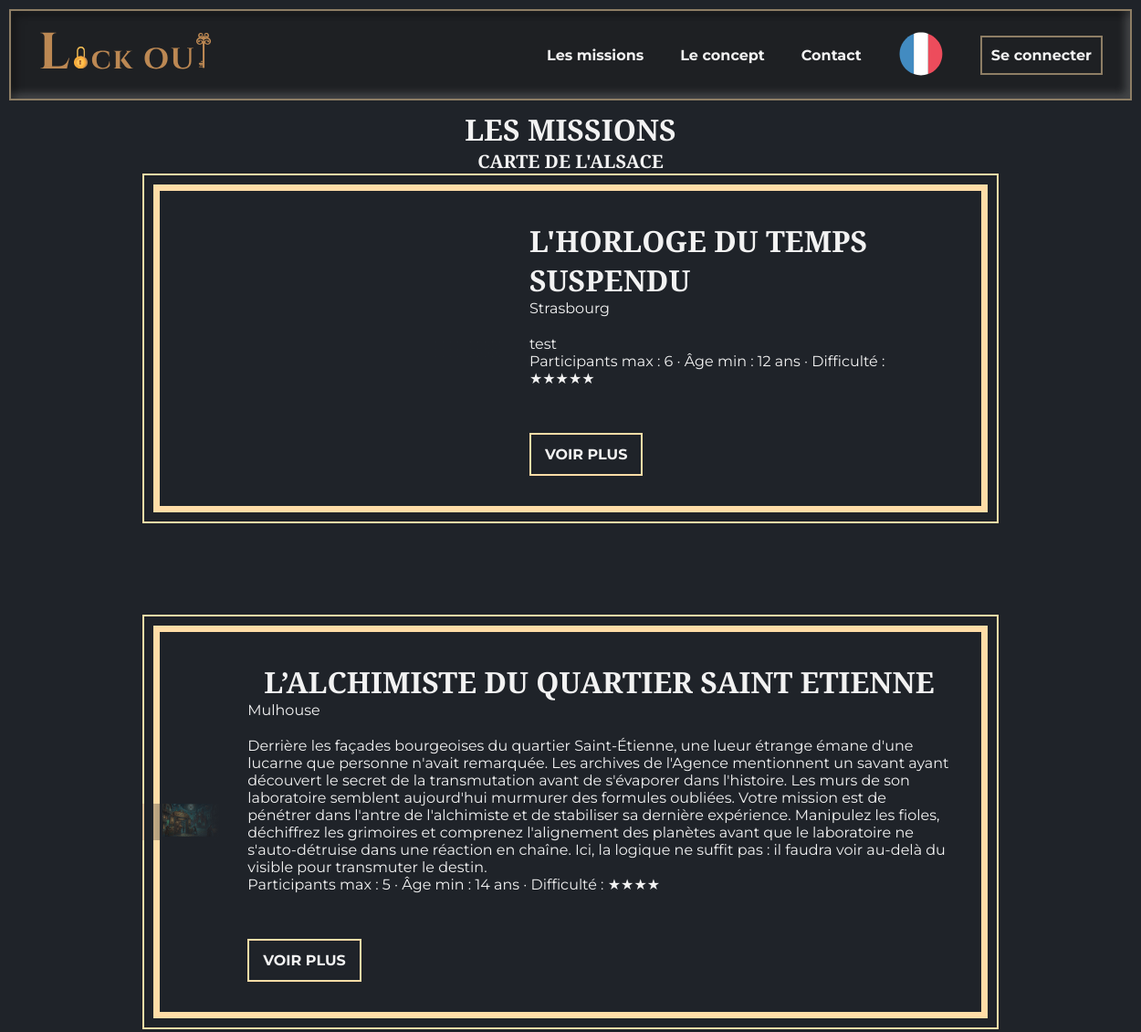
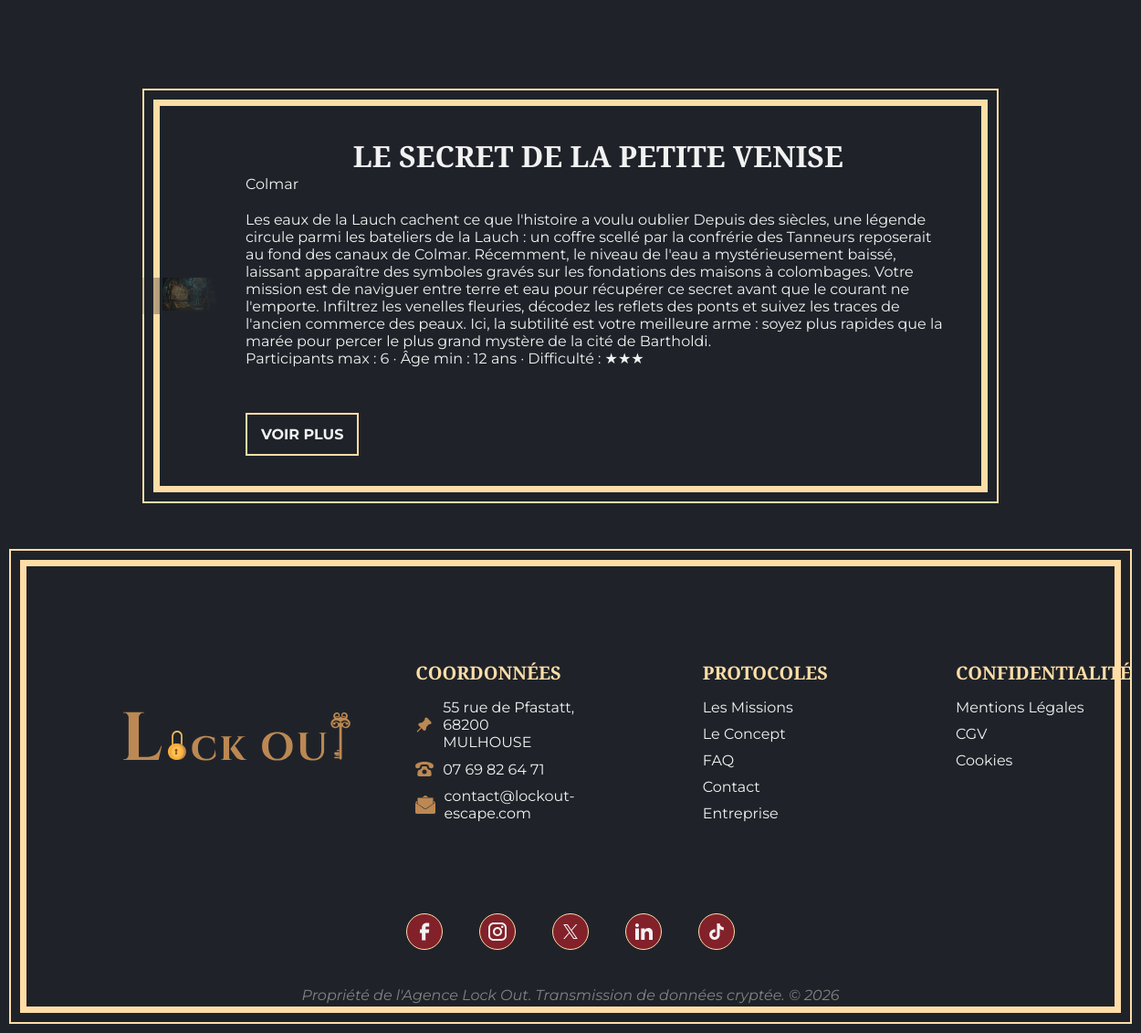
Screenshot of /index.php?action=escapes with the database file from the repository (2 pictures, top to bottom).
### tables this page shows
CREATE TABLE `escape_game` (
  `id_escape` int(11) NOT NULL,
  `nom` varchar(100) NOT NULL,
  `description` text NOT NULL,
  `longitude` decimal(10,7) NOT NULL,
  `latitude` decimal(10,7) NOT NULL,
  `nb_participants_max` int(5) NOT NULL,
  `age_minimum` int(2) NOT NULL,
  `ville` varchar(100) NOT NULL,
  `tags` varchar(500) NOT NULL,
  `difficultés` int(1) NOT NULL
);

### vue/vue.class.php (called while the page is built, shortened)
<?php
class Vue {
    private $fichierVue;
    public function __construct($action) {
        $this->fichierVue = "vue/vue" . $action . ".php";
    }
    public function afficher($data) {
        require $this->fichierVue;
        require "gabarit.php";
    }
}

### controleur/CtlEscape.class.php (called while the page is built, shortened)
<?php
require_once "modele/escape.class.php";
require_once "vue/vue.class.php";
class CtlEscape {
    private $escape;
    public function __construct() {
        $this->escape = new Escape();
    }
    public function escapes() {
        $escapes = $this->escape->getEscapes();
        $ids_favoris = array();
        $vue = new Vue("Escapes");
        $vue->afficher(array("escapes" => $escapes, "ids_favoris" => $ids_favoris));
    }
}

### index.php (called while the page is built, shortened)
<?php
require "includes/default_config.php";
$routeur = new Routeur();
$routeur->routerRequete();

### modele/escape.class.php (called while the page is built, shortened)
<?php
require_once "modele/database.class.php";
class Escape extends Database {
  public function getEscapes() {
    $req = 'SELECT id_escape AS "Code", nom AS "Nom", description AS "Description", longitude AS "Longitude", latitude AS "Latitude", nb_participants_max AS "Nombre de participants maximum", age_minimum AS "Age minimum", ville AS "Ville", tags AS "Tags", difficultés AS "Difficultés" FROM escape_game ORDER BY nom;';
    $escapes = $this->execReq($req);
    return $escapes;
  }
}

### modele/database.class.php (called while the page is built, shortened)
<?php
abstract class Database {
    private $bdd;
    protected function execReq($req) {
        $reponse = $this->connexionBDD()->query($req);
        $resultat = $reponse->fetchAll(PDO::FETCH_ASSOC);
        return $resultat;
    }
    private function connexionBDD() {
        global $conf;
        if (!isset($this->bdd)) {
            try {
                $options = array(PDO::MYSQL_ATTR_INIT_COMMAND => "SET NAMES utf8");
                $this->bdd = new PDO(
                    'mysql:host=' . $conf->DBHost . ';dbname=' . $conf->DBName,
                    $conf->DBUser,
                    $conf->DBPwd,
                    $options
                );
            } catch (Exception $err) {
                throw new Exception("Connexion à la BDD");
            }
        }
        return $this->bdd;
    }
}

### vue/vueEscapes.php (the view, shortened to what this page needs)
<?php
$cssLink = '<link href="style/escapes.css" rel="stylesheet"><link rel="stylesheet" href="https://unpkg.com/leaflet@1.9.4/dist/leaflet.css">';
require_once "modele/escape.class.php";
$escapes = is_array($escapes ?? null) ? $escapes : array();
$key = function ($row, $k) {
    if (isset($row[$k]))
        return $row[$k];
    $kLower = strtolower($k);
    return $row[$kLower] ?? null;
};
$escapesPourCarte = array();
foreach ($escapes as $e) {
    $latCol = $key($e, 'Latitude');
    $lngCol = $key($e, 'Longitude');
    if ($latCol !== null && $lngCol !== null && $latCol !== '') {
        $latCol = (float) $latCol;
        $lngCol = (float) $lngCol;
        if ($latCol >= -10 && $latCol <= 25 && $lngCol >= 35 && $lngCol <= 55) {
            $lat = $lngCol;
            $lng = $latCol;
        } else {
            $lat = $latCol;
            $lng = $lngCol;
        }
        if ($lat != 0 || $lng != 0) {
            $escapesPourCarte[] = array(
                'lat' => $lat,
                'lng' => $lng,
                'nom' => $key($e, 'Nom') ?? '',
                'ville' => $key($e, 'Ville') ?? '',
                'code' => (int) ($key($e, 'Code') ?? 0)
            );
        }
    }
}
?>
<section class="content escapes">
    <h2 data-i18n='page-escapes.mission'>Les missions</h2>
    <?php
    if (!empty($escapesPourCarte)) {
        ?>
        <div class="carte-alsace-wrapper">
            <h3 class="carte-titre" data-i18n='page-escapes.carte'>Carte de l'Alsace</h3>
        </div>
        <?php } ?>
    <?php if (empty($escapes)): ?>
        <p class="msg-empty" data-i18n='page-escapes.pas-mission'>Aucune mission disponible pour le moment.</p>
    <?php else: ?>
        <div class="missions">
            <?php
            foreach ($escapes as $e):
                $code = (int) ($key($e, 'Code') ?? $key($e, 'code') ?? 0);
                $nom = $key($e, 'Nom') ?? $key($e, 'nom') ?? '';
                $ville = $key($e, 'Ville') ?? $key($e, 'ville') ?? '';
                $desc = $key($e, 'Description') ?? $key($e, 'description') ?? '';
                $nbMax = (int) ($key($e, 'Nombre de participants maximum') ?? $key($e, 'nb_participants_max') ?? 0);
                $ageMin = (int) ($key($e, 'Age minimum') ?? $key($e, 'age_minimum') ?? 0);
                $diff = (int) ($key($e, 'Difficultés') ?? $key($e, 'difficultés') ?? 0);
                ?>
                <div class="mission doubleBorder">
                    <div class="img">
                        <img src="img/mission/<?= $code ?>.png" alt="">
                        <span></span>
                    </div>
                    <div class="info">
                        <h2><?= htmlspecialchars($nom) ?></h2>
                        <p class="ville"><?= htmlspecialchars($ville) ?></p>
                        <div>
                            <p class="description"><?= htmlspecialchars($desc) ?></p>
                            <p class="infos">Participants max : <?= $nbMax ?> · Âge min : <?= $ageMin ?> ans · Difficulté :
                                <?= htmlspecialchars(Escape::$LIBELLES_DIFFICULTE[$diff] ?? $diff) ?>
                            </p>
                        </div>
                        <div class="links">
                            <a href="index.php?action=escape&id_escape=<?= $code ?>" class="cta">Voir plus</a>
                        </div>
                    </div>
                </div>
            <?php endforeach; ?>
        </div>
    <?php endif; ?>
</section>

### style/escapes.css (style rules this page uses)
.missions { display: flex; flex-direction: column; justify-content: center; align-items: center; gap: 100px; }

### style/style.css (style rules this page uses)
:root { --primary: oklch(0.4077 0.1312 20.3); --secondary: oklch(0.9133 0.0788 79.02); --secondary-half: oklch(0.9133 0.0788 79.02 / 50%); --brand-red: oklch(0.4921 0.1064 26.16); --brand-red-half: oklch(0.4921 0.1064 26.16 / 50%); --brand-white: #e2e1ea; --brand-grey: oklch(0.5472 0.0172 277.61); --brand-grey-half: oklch(0.5472 0.0172 277.61 / 50%); --brand-black: oklch(0.2547 0.0128 258.37); --black: #1f1f1f; --black-half: oklch(0.2393 0 129.63 / 50%); --grey: oklch(0.6066 0 0); --grey-half: oklch(0.6066 0 0 / 50%); --white: oklch(0.9612 0 0); --white-half: oklch(0.9612 0 0 / 50%); --info: #00bcff; --succes: #7ccf00; --warning: #ffb86a; --error: #fb2c36; --title: "Cinzel", serif; --text: "Montserrat", sans-serif; --height: 100px; }
* { padding: 0; margin: 0; box-sizing: border-box; }
body { background-color: var(--brand-black); }
section { display: flex; flex-direction: column; align-items: center; }
h2 { font-family: var(--title); font-size: 2rem; text-transform: uppercase; color: var(--white); }
h3 { font-family: var(--title); font-size: 1.25rem; text-transform: uppercase; color: var(--white); }
p, a, li, ul, button, span { font-family: var(--text); color: var(--white); }
a { text-decoration: none; color: inherit; }

### rows the page displays
escape_game: nom "L'HORLOGE DU TEMPS SUSPENDU", ville "Strasbourg", description "test", nb_participants_max "6", age_minimum "12", difficultés "★★★★★"
escape_game: shows a picture, nom "L’ALCHIMISTE DU QUARTIER SAINT ETIENNE", ville "Mulhouse", description "Derrière les façades bourgeoises du quartier Saint-Étienne, une lueur étrange émane d'une lucarne que personne n'avait remarquée. Les archives de l'Agence mentionnent un savant ayant découvert le secret de la transmutation avant de s'évaporer dans l'histoire. Les murs de son laboratoire semblent aujourd'hui murmurer des formules oubliées. Votre mission est de pénétrer dans l'antre de l'alchimiste et de stabiliser sa dernière expérience. Manipulez les fioles, déchiffrez les grimoires et comprenez l'alignement des planètes avant que le laboratoire ne s'auto-détruise dans une réaction en chaîne. Ici, la logique ne suffit pas : il faudra voir au-delà du visible pour transmuter le destin.", nb_participants_max "5", age_minimum "14", difficultés "★★★★"
escape_game: shows a picture, nom "LE SECRET DE LA PETITE VENISE", ville "Colmar", description "Les eaux de la Lauch cachent ce que l'histoire a voulu oublier Depuis des siècles, une légende circule parmi les bateliers de la Lauch : un coffre scellé par la confrérie des Tanneurs reposerait au fond des canaux de Colmar. Récemment, le niveau de l'eau a mystérieusement baissé, laissant apparaître des symboles gravés sur les fondations des maisons à colombages. Votre mission est de naviguer entre terre et eau pour récupérer ce secret avant que le courant ne l'emporte. Infiltrez les venelles fleuries, décodez les reflets des ponts et suivez les traces de l'ancien commerce des peaux. Ici, la subtilité est votre meilleure arme : soyez plus rapides que la marée pour percer le plus grand…", nb_participants_max "6", age_minimum "12", difficultés "★★★"
